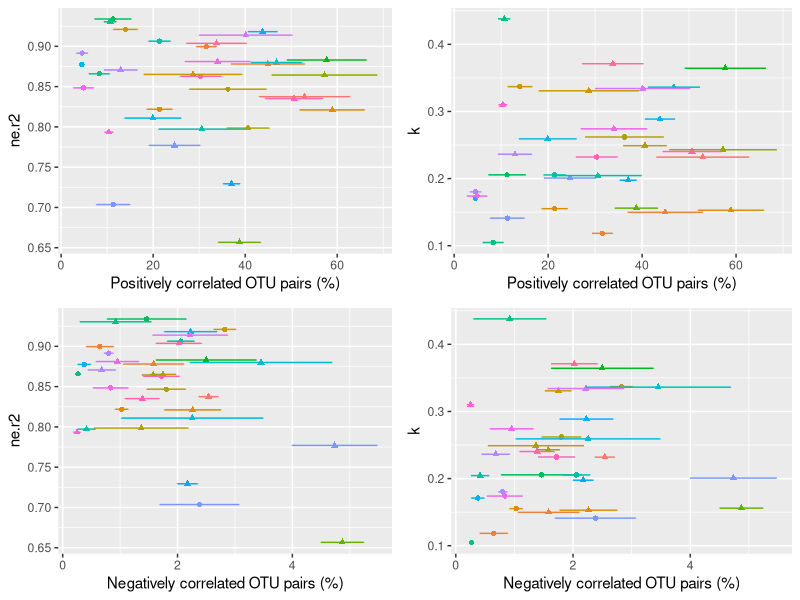

This figure's R source:
## ---- chunk 1
#chunk options
knitr::opts_chunk$set(echo = TRUE, message=FALSE, warning=FALSE)

#libraries
library(knitr) #r markdown
library(readr) #read/write
library(tidyr) #data formatting
library(dplyr) #data formatting
library(ggplot2) #plotting
library(gridExtra) #plotting

#fxns
Plot_signifCor<-function(sign, valueCol_vec, pairsPresent.df, spdf, seqSamples){
  
  # 1. select the correlation sign you'd like to look at
  if(sign=='pos'){
    pairsPresent.df %>%
      select(seq_sampName, percPairs_posCorr) %>%
      rename('percPairs'='percPairs_posCorr') -> pairsPresent.sel.df
  }
  if(sign=='neg'){
    pairsPresent.df %>%
      select(seq_sampName, percPairs_negCorr) %>%
      rename('percPairs'='percPairs_negCorr') -> pairsPresent.sel.df
  }
  
  # 2. summarize by Code
  pairsPresent.sel.df %>%
    left_join(seqSamples) %>%
    group_by(code) %>%
    summarize(mean=mean(percPairs),
              se=sd(percPairs)/sqrt(length(percPairs)),
              upper=mean+se,
              lower=mean-se) -> summ.pairsPresent.sel.df
  
  # 3. join with decay trajectory data
  tmp<-left_join(spdf, summ.pairsPresent.sel.df)
  
  # 4. create xlab
  if(sign=='pos'){
    xlab<-"Positively correlated OTU pairs (%)"
  }
  if(sign=='neg'){
    xlab<-"Negatively correlated OTU pairs (%)"
  }
  
  # 5. create plots
  pList<-list()
  for(i in 1:length(valueCol_vec)){
    curr.tmp<-tmp
    colnames(curr.tmp)[colnames(curr.tmp) == valueCol_vec[i]]<-"yCol"
    pList[[i]]<-
      ggplot(curr.tmp, aes(x=mean, y=yCol, color=species, shape=size)) + 
      geom_point() + 
      geom_errorbarh(aes(xmin=lower, xmax=upper)) +
      xlab(xlab) + ylab(valueCol_vec[i])
  }
  names(pList)<-valueCol_vec
  
  return(pList)
}

#load data
spdf <- read_csv("derived_data/decayfits.csv")
seqSamples<-read_csv("derived_data/seqSamples.csv")

## ---- chunk 2

#identify the negative and positive residually-correlated OTU pairs in a given community
#this takes forever.... just read in the derived-data file unless input data changes
#IDcorrelatedOTUsinEachSampl(taxaAndFunguild, comm.otu)
pairsPresent.df<-read.csv(file="derived_data/pairsPresent.csv", row.names=1)

#merge the pairsPresent dataframes with the decay params data and plot
posList<-Plot_signifCor(sign='pos', 
                        valueCol_vec=c("ne.r2", "k"), 
                        pairsPresent.df, spdf, seqSamples)
negList<-Plot_signifCor(sign='neg', 
                        valueCol_vec=c("ne.r2", "k"), 
                        pairsPresent.df, spdf, seqSamples)

grid.arrange(posList[['ne.r2']] + guides(color=FALSE, shape=FALSE), 
             posList[['k']] + guides(color=FALSE, shape=FALSE),
             
             negList[['ne.r2']] + guides(color=FALSE, shape=FALSE), 
             negList[['k']] + guides(color=FALSE, shape=FALSE),
             
             ncol=2)

